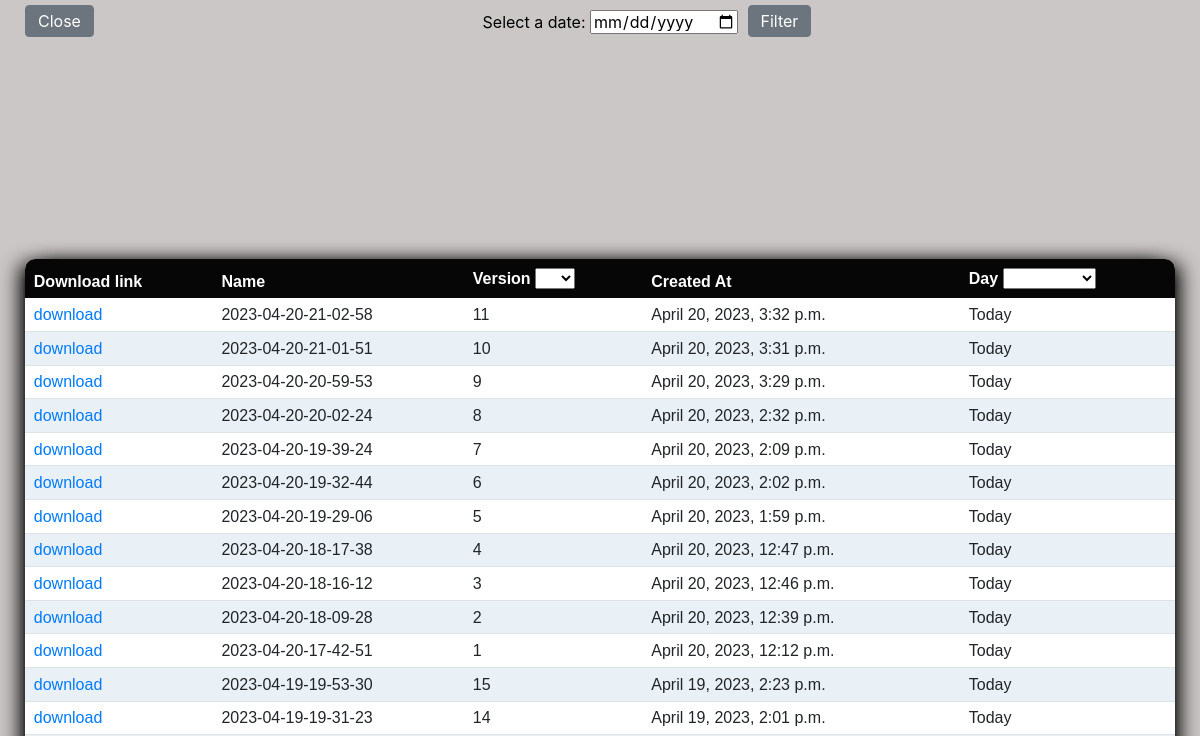
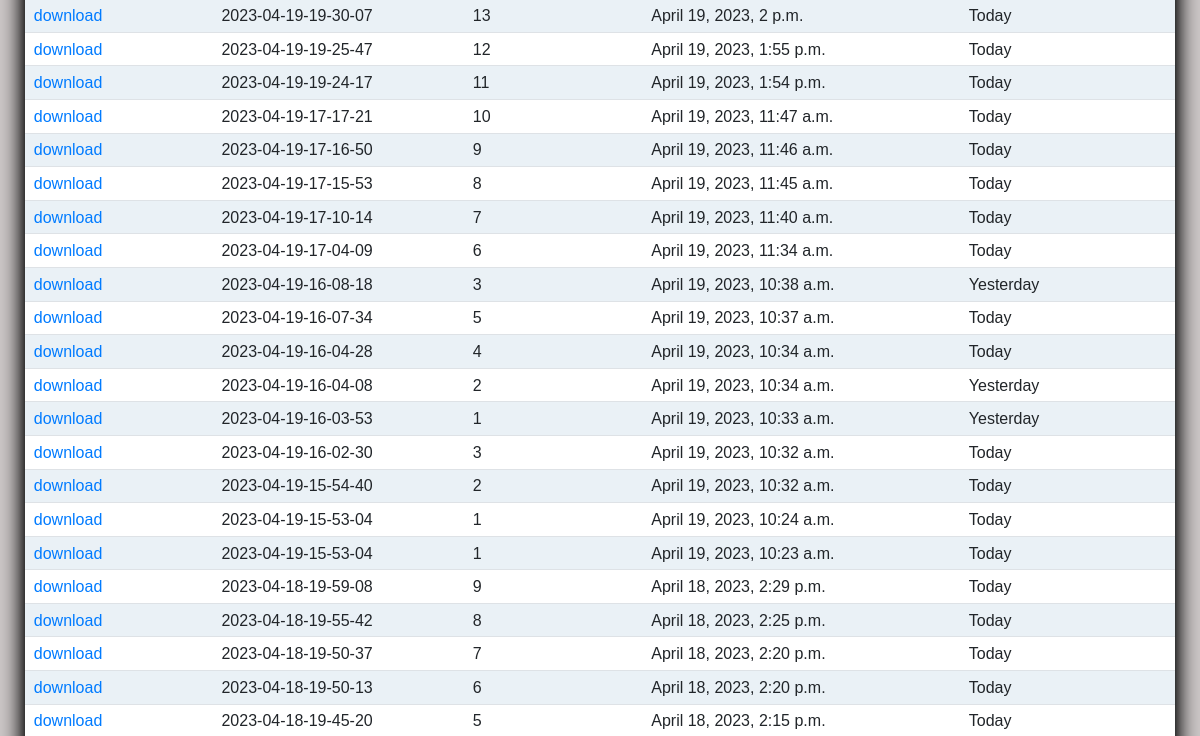
Before: /files (upper part) with the older database file (2 pictures, top to bottom).
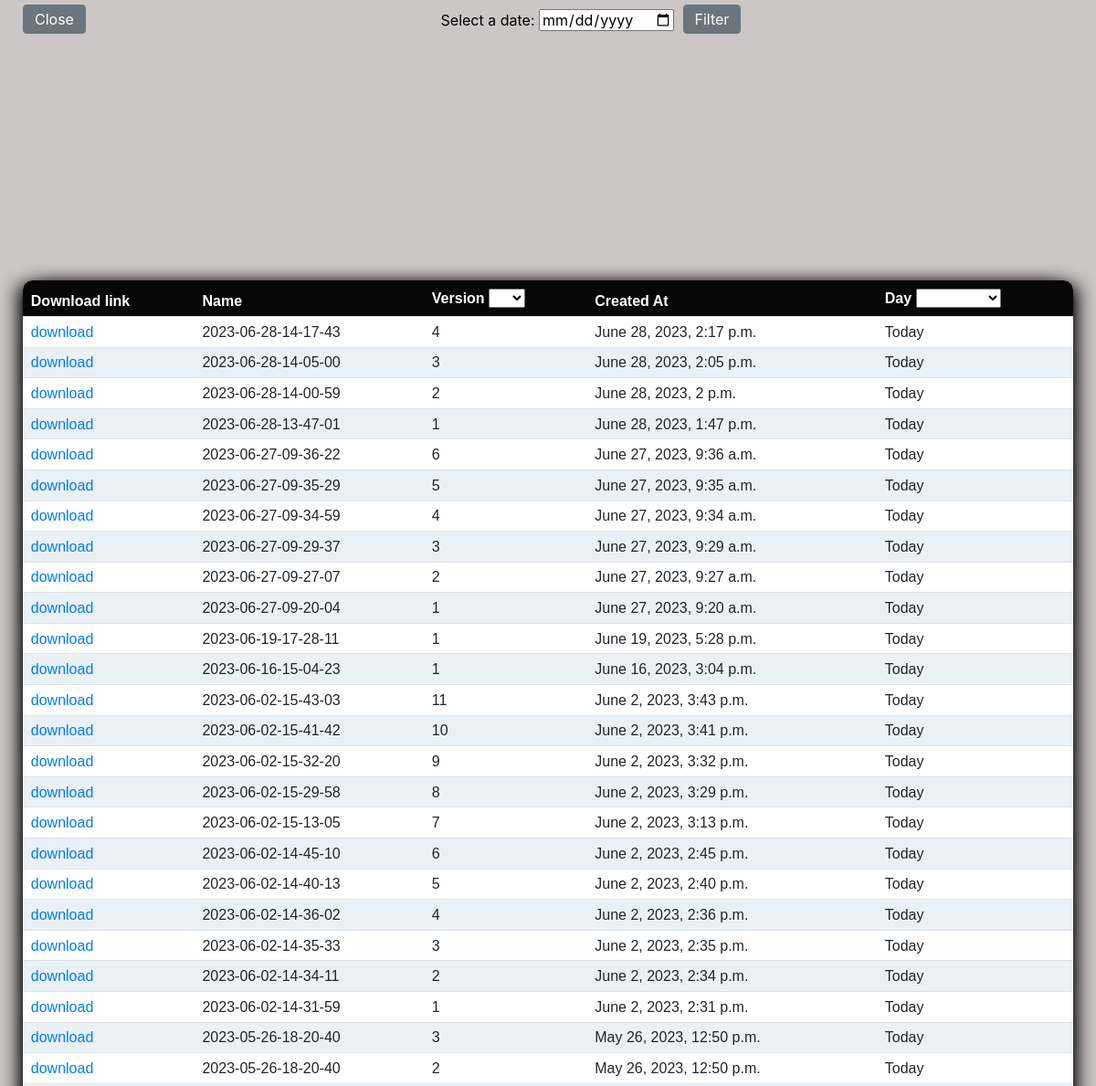
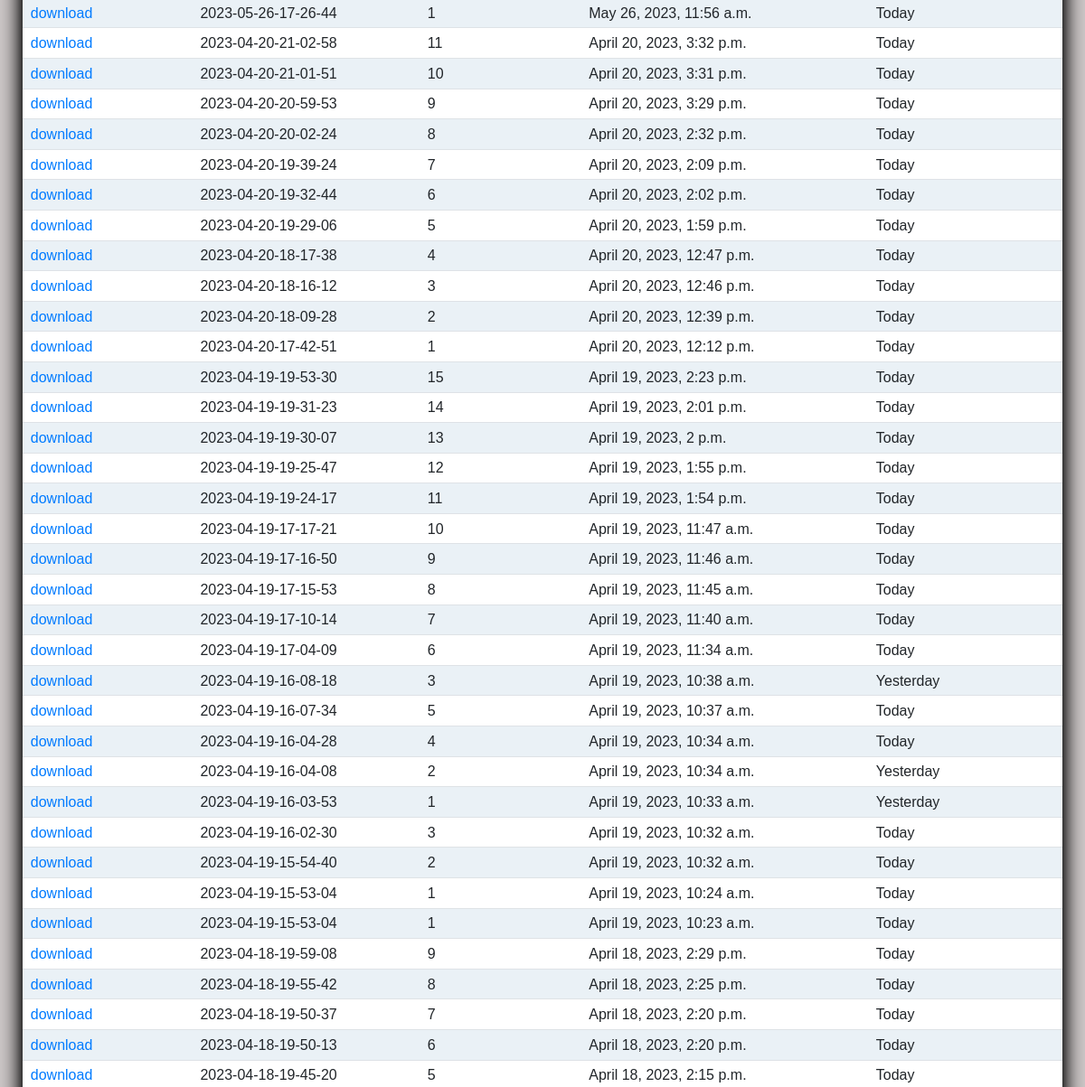
After: the same page with the newer database file (2 pictures, top to bottom).
### app/models.py (models this page shows, shortened)
class MyFile(models.Model):
    name = models.CharField(max_length=255)
    file = models.FileField(upload_to='files/')
    created_at = models.DateTimeField(auto_now_add=True)
    updated_at = models.DateTimeField(auto_now=True)
    version = models.IntegerField(default=1)
    day_id = models.IntegerField()
    class Meta:
        unique_together = ('name', 'version','created_at')

### app/views.py (the view)
# urls.py: path("files",filter_files),
def filter_files(request):
    selected_date = request.GET.get('date')
    if selected_date:
        files = MyFile.objects.filter(created_at__date=datetime.strptime(selected_date, '%Y-%m-%d').date()).order_by("day_id")
    else:
        files = MyFile.objects.all().order_by("-created_at","-day_id")
    return render(request, 'download.html', {'files': files})

### app/templates/download.html (shortened to what this page needs)
<!doctype html>
<html lang="en">
<head>
  <link rel="stylesheet" href="https://cdn.jsdelivr.net/npm/bootstrap@4.3.1/dist/css/bootstrap.min.css"
>
  <link rel="stylesheet" href="/static/home_flw_style.css">
</head>
<body>
  <div class="container1">
    <div class="sticky-wrapper" style=" margin-top: 5px;">
      <form action='/' method="get" style="display:inline">
        <button class="btn btn-secondary cust-btn" style="  display: inline; margin-left: 25px;" title="Close"
          onclick='window.close()'>Close</button>
      </form>
      <form method="get" action="/files"> <label for="date">Select a date:</label> <input type="date" id="date"
          name="date"> <button class="btn btn-secondary cust-btn" style="margin-bottom: 5px;"
          type="submit">Filter</button> </form>
    </div>
    <div class="table-container">
      <table id="emp-table" class="table .table-responsive">
        <thead>
          <tr>
            <th col-index=1>Download link</th>
            <th col-index=2>Name</th>
            <th col-index=3>Version
              <select class="table-filter" onchange="filter_rows()">
                <option value="all"></option>
              </select>
            </th>
            <th col-index=4>Created At
            </th>
            <th col-index=5 >Day
              <select class="table-filter" onchange="filter_rows()">
                <option value="all"></option>
              </select>
            </th>
          </tr>
        </thead>
        <tbody>
          {% for file in files %}
          <tr>
            <td> <a href="/get/{{file.id}}">download</a> </td>
            <td>{{ file.name }}</td>
            <td>{{ file.version }}</td>
            <td>{{ file.created_at }}</td>
            {% if file.day_id %}
            <td>Yesterday</td>
            {%else%}
            <td>Today</td>
            {%endif%}
          </tr>
          {% empty %}
          <tr>
            <td colspan="5">No files found.</td>
          </tr>
          {% endfor %}
        </tbody>
      </table>
    </div>
  </div>
</body>
</html>

Changed rows visible on the page:
added MyFile: name "2023-06-28-14-17-43", version "4", created_at "June 28, 2023, 2:17 p.m.", day_id "Today"
added MyFile: name "2023-06-28-14-05-00", version "3", created_at "June 28, 2023, 2:05 p.m.", day_id "Today"
added MyFile: name "2023-06-28-14-00-59", version "2", created_at "June 28, 2023, 2 p.m.", day_id "Today"
added MyFile: name "2023-06-28-13-47-01", version "1", created_at "June 28, 2023, 1:47 p.m.", day_id "Today"
added MyFile: name "2023-06-27-09-36-22", version "6", created_at "June 27, 2023, 9:36 a.m.", day_id "Today"
added MyFile: name "2023-06-27-09-35-29", version "5", created_at "June 27, 2023, 9:35 a.m.", day_id "Today"
added MyFile: name "2023-06-27-09-34-59", version "4", created_at "June 27, 2023, 9:34 a.m.", day_id "Today"
added MyFile: name "2023-06-27-09-29-37", version "3", created_at "June 27, 2023, 9:29 a.m.", day_id "Today"
added MyFile: name "2023-06-27-09-27-07", version "2", created_at "June 27, 2023, 9:27 a.m.", day_id "Today"
added MyFile: name "2023-06-27-09-20-04", version "1", created_at "June 27, 2023, 9:20 a.m.", day_id "Today"
added MyFile: name "2023-06-19-17-28-11", version "1", created_at "June 19, 2023, 5:28 p.m.", day_id "Today"
added MyFile: name "2023-06-16-15-04-23", version "1", created_at "June 16, 2023, 3:04 p.m.", day_id "Today"
added MyFile: name "2023-06-02-15-43-03", version "11", created_at "June 2, 2023, 3:43 p.m.", day_id "Today"
added MyFile: name "2023-06-02-15-41-42", version "10", created_at "June 2, 2023, 3:41 p.m.", day_id "Today"
added MyFile: name "2023-06-02-15-32-20", version "9", created_at "June 2, 2023, 3:32 p.m.", day_id "Today"
added MyFile: name "2023-06-02-15-29-58", version "8", created_at "June 2, 2023, 3:29 p.m.", day_id "Today"
added MyFile: name "2023-06-02-15-13-05", version "7", created_at "June 2, 2023, 3:13 p.m.", day_id "Today"
added MyFile: name "2023-06-02-14-45-10", version "6", created_at "June 2, 2023, 2:45 p.m.", day_id "Today"
added MyFile: name "2023-06-02-14-40-13", version "5", created_at "June 2, 2023, 2:40 p.m.", day_id "Today"
added MyFile: name "2023-06-02-14-36-02", version "4", created_at "June 2, 2023, 2:36 p.m.", day_id "Today"
added MyFile: name "2023-06-02-14-35-33", version "3", created_at "June 2, 2023, 2:35 p.m.", day_id "Today"
added MyFile: name "2023-06-02-14-34-11", version "2", created_at "June 2, 2023, 2:34 p.m.", day_id "Today"
added MyFile: name "2023-06-02-14-31-59", version "1", created_at "June 2, 2023, 2:31 p.m.", day_id "Today"
added MyFile: name "2023-05-26-18-20-40", version "3", created_at "May 26, 2023, 12:50 p.m.", day_id "Today"
added MyFile: name "2023-05-26-18-20-40", version "2", created_at "May 26, 2023, 12:50 p.m.", day_id "Today"
added MyFile: name "2023-05-26-17-26-44", version "1", created_at "May 26, 2023, 11:56 a.m.", day_id "Today"
